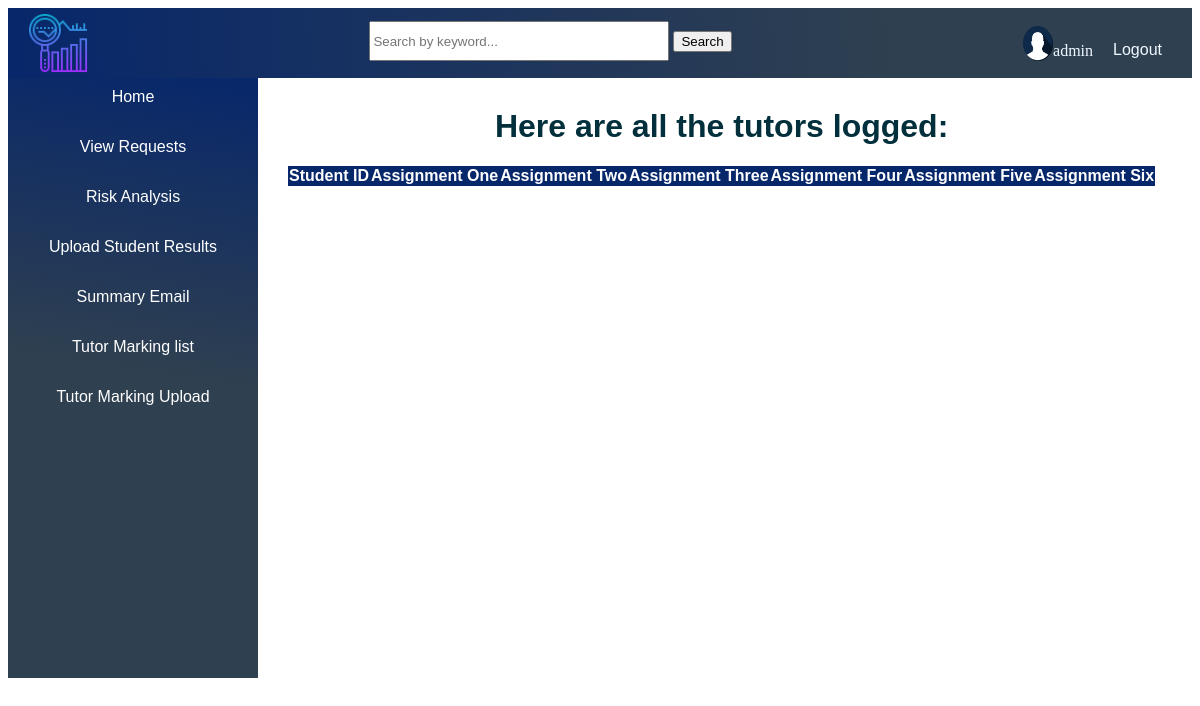
/smart/Tutor_Marking (signed in), run on an earlier commit of the app's database.
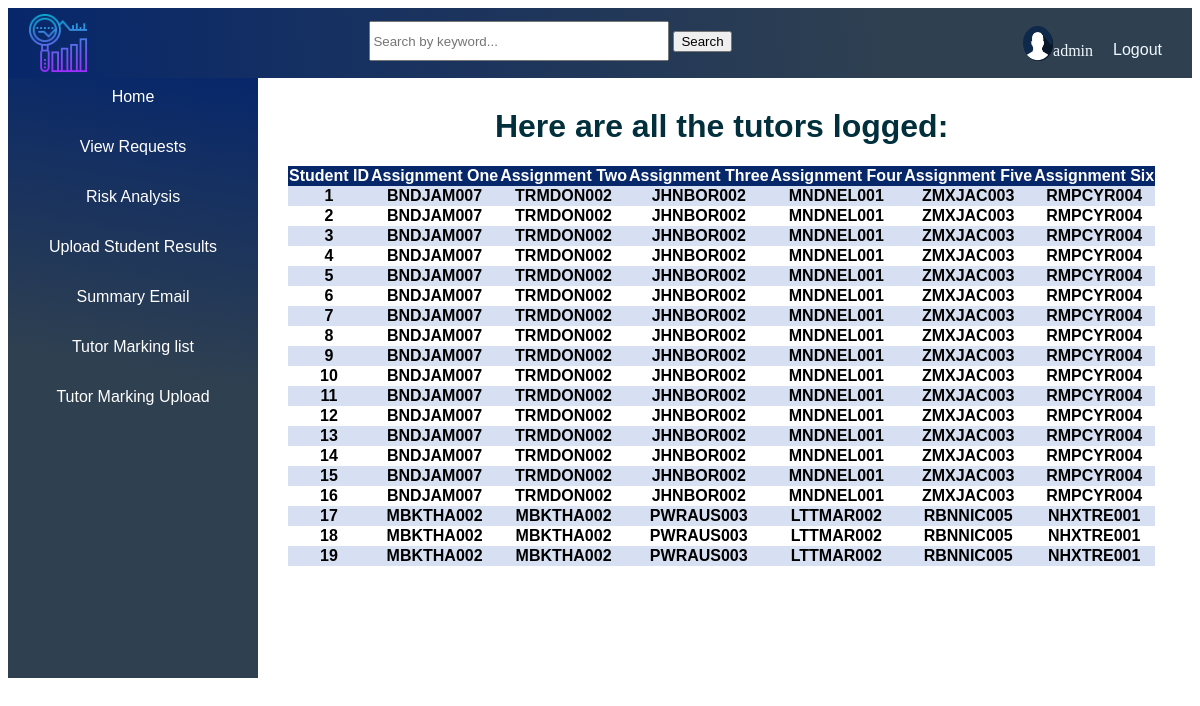
And on a later commit of the database.
### Tutor_Marking/models.py (models this page shows)
class Tutor_Marking(models.Model): #name of the table
    student= models.CharField(max_length = 3, primary_key=True, default='no value')
    A1_Marker = models.CharField(max_length=15, blank= True, null = True)
    A2_Marker = models.CharField(max_length=15, blank= True, null = True)
    A3_Marker = models.CharField(max_length=15, blank= True, null = True)
    A4_Marker = models.CharField(max_length=15, blank= True, null = True)
    A5_Marker = models.CharField(max_length=15, blank= True, null = True)
    A6_Marker = models.CharField(max_length=15, blank= True, null = True)

### Tutor_Marking/views.py (the view)
# urls.py: path('Tutor_Marking',views.ListTutorMarking.as_view(), name="Tutor_List"),
class ListTutorMarking(ListView):
    model = Tutor_Marking
    context_object_name ="tutors"
    template_name = 'Tutor_Marking/tutor_marking_list'
    def get_queryset(self):
        return Tutor_Marking.objects.all()

### Tutor_Marking/templates/Tutor_Marking/tutor_marking_list.html (shortened to what this page needs)
{% extends 'base.html'%}
{% load static %}
{% block content %}
<div class="main-list">
    <h1>
        Here are all the tutors logged:
    </h1>
    <div >
        <div>
            <table  style="overflow-y:scroll;
            height:400px;
            display:block;
            border-collapse: collapse;
            width: 100%;
            text-align: center;">
                <tr style="position: sticky;
                position: -webkit-sticky;
                top: 0px;
                z-index: 2;
                background-color: rgba(7,39,107,1);
                color: white;
                font-family: sans-serif;
                font-size: medium;">
                    <th>Student ID</th>
                    <th>Assignment One</th>
                    <th>Assignment Two</th>
                    <th>Assignment Three</th>
                    <th>Assignment Four</th>
                    <th>Assignment Five</th>
                    <th>Assignment Six</th>
                </tr>
                {% for tutor in tutors %}
                <tr>
                    <th>{{tutor.student}}</th>
                    <th>{{tutor.A1_Marker}}</th>
                    <th>{{tutor.A2_Marker}}</th>
                    <th>{{tutor.A3_Marker}}</th>
                    <th>{{tutor.A4_Marker}}</th>
                    <th>{{tutor.A5_Marker}}</th>
                    <th>{{tutor.A6_Marker}}</th>
                </tr>
                {% endfor %}
            </table>
        </div>
    </div>
</div>
{% endblock %}

### static/templates/base.html (shortened to what this page needs)
{% load static %}
<html>
    <head>
        <link rel="stylesheet" type="text/css" href ="{% static 'styles/style.css' %}"/>
    </head>
    <body>
        <nav style="background-image: linear-gradient(266deg, rgba(47,64,80,1) 0%, rgba(47,64,80,1) 25%, rgba(7,39,107,1) 100%);">
            <div class="logo">
                <img src="{% static "styles/icon2.png" %}" width="60" >
            </div>
            {% if user.is_authenticated %}
            <form action="{% url 'search' %}" style="margin-top: 12px;">
                <input type="text" placeholder="Search by keyword..." name="search" style="height: 40px ;
                width: 300px">
                <button type="submit">Search</i></button>
            </form>
            <div class="profile_Login">
                <div class="profile_div">
                    <img src="{% static "styles/profile.png" %}"  class="profile" width="30">
                    <p>{{user}}</p>
                </div>
                <li class="logout">
                    <a href = "{% url 'logout' %}">Logout</a>
                </li>
                {% else %}
                <li class="login">
                    <a href = "{% url 'login' %}">Login</a>
                </li>
                {% endif %}
            </div>
        </nav>
        {% if user.is_authenticated %}
        <div class="wrapper">
            <div class="sidebar" style="background-image: linear-gradient(9deg, rgba(47,64,80,1) 0%, rgba(47,64,80,1) 51%, rgba(7,39,107,1) 100%);">
                <aside>
                    {% if user.is_superuser %}
                    <div>
                        <a href="{% url 'home' %}">Home</a>
                    </div>
                    <div>
                        <a href="{% url 'incidents.list' %}">View Requests</a>
                    </div>
                    <div>
                        <a href=" {% url 'results' %}">Risk Analysis</a>
                    </div>
                    <div>
                        <a href=" {% url 'upload' %} ">Upload Student Results</a>
                    </div>
                    <div>
                        <a href="{% url 'summary.list' %}">Summary Email</a>
                    </div>
                    <div>
                        <a href="{%url 'Tutor_List' %}">Tutor Marking list</a>
                    </div>
                    <div>
                        <a href="{%url 'uploads' %}">Tutor Marking Upload</a>
                    </div>
                    {% endif %}
                </aside>
            </div>
            {% endif %}
            <div class="content">
                <main >
                    <div>
                        {% block content%}
                        {% endblock %}
                    </div>
                </main>
            </div>
        </div>
    </body>
</html>

### static/styles/style.css (style rules this page uses)
.wrapper { display: inline-flex; }
.sidebar { width: 250px; height: 600px; }
.sidebar div { width: 230px; height: 30px; padding: 10px; text-align: center; }
.sidebar div a { color: white; text-decoration: none; font-family: 'Franklin Gothic Medium', 'Arial Narrow', Arial, sans-serif; }
nav { display: flex; align-items: center; justify-content: space-between; padding: 20px; color: aliceblue; background-color: #293846; height: 30px; }
nav a { text-decoration: none; color: aliceblue; font-family: 'Franklin Gothic Medium', 'Arial Narrow', Arial, sans-serif; }
nav li { list-style: none; }
.main-list { margin: 30px; font-family: 'Franklin Gothic Medium', 'Arial Narrow', Arial, sans-serif; }
.main-list h1 { text-align: center; color: #022f3c; }

### static/templates/base.html (style rules this page uses)
.profile_Login { display: flex; justify-content: space-between; }
.profile_div { display: flex; justify-content: space-around; height: 35px; padding: 10px; }
.logout { margin-top: 15px; padding: 10px }

### Tutor_Marking/templates/Tutor_Marking/tutor_marking_list.html (style rules this page uses)
tr:nth-child(even) { background-color: rgb(215, 224, 243); }
tr { font-family: sans-serif; }

What changed in the data, as far as the page shows it:
added Tutor_Marking: student "1", A1_Marker "BNDJAM007", A2_Marker "TRMDON002", A3_Marker "JHNBOR002", A4_Marker "MNDNEL001", A5_Marker "ZMXJAC003", A6_Marker "RMPCYR004"
added Tutor_Marking: student "2", A1_Marker "BNDJAM007", A2_Marker "TRMDON002", A3_Marker "JHNBOR002", A4_Marker "MNDNEL001", A5_Marker "ZMXJAC003", A6_Marker "RMPCYR004"
added Tutor_Marking: student "3", A1_Marker "BNDJAM007", A2_Marker "TRMDON002", A3_Marker "JHNBOR002", A4_Marker "MNDNEL001", A5_Marker "ZMXJAC003", A6_Marker "RMPCYR004"
added Tutor_Marking: student "4", A1_Marker "BNDJAM007", A2_Marker "TRMDON002", A3_Marker "JHNBOR002", A4_Marker "MNDNEL001", A5_Marker "ZMXJAC003", A6_Marker "RMPCYR004"
added Tutor_Marking: student "5", A1_Marker "BNDJAM007", A2_Marker "TRMDON002", A3_Marker "JHNBOR002", A4_Marker "MNDNEL001", A5_Marker "ZMXJAC003", A6_Marker "RMPCYR004"
added Tutor_Marking: student "6", A1_Marker "BNDJAM007", A2_Marker "TRMDON002", A3_Marker "JHNBOR002", A4_Marker "MNDNEL001", A5_Marker "ZMXJAC003", A6_Marker "RMPCYR004"
added Tutor_Marking: student "7", A1_Marker "BNDJAM007", A2_Marker "TRMDON002", A3_Marker "JHNBOR002", A4_Marker "MNDNEL001", A5_Marker "ZMXJAC003", A6_Marker "RMPCYR004"
added Tutor_Marking: student "8", A1_Marker "BNDJAM007", A2_Marker "TRMDON002", A3_Marker "JHNBOR002", A4_Marker "MNDNEL001", A5_Marker "ZMXJAC003", A6_Marker "RMPCYR004"
added Tutor_Marking: student "9", A1_Marker "BNDJAM007", A2_Marker "TRMDON002", A3_Marker "JHNBOR002", A4_Marker "MNDNEL001", A5_Marker "ZMXJAC003", A6_Marker "RMPCYR004"
added Tutor_Marking: student "10", A1_Marker "BNDJAM007", A2_Marker "TRMDON002", A3_Marker "JHNBOR002", A4_Marker "MNDNEL001", A5_Marker "ZMXJAC003", A6_Marker "RMPCYR004"
added Tutor_Marking: student "11", A1_Marker "BNDJAM007", A2_Marker "TRMDON002", A3_Marker "JHNBOR002", A4_Marker "MNDNEL001", A5_Marker "ZMXJAC003", A6_Marker "RMPCYR004"
added Tutor_Marking: student "12", A1_Marker "BNDJAM007", A2_Marker "TRMDON002", A3_Marker "JHNBOR002", A4_Marker "MNDNEL001", A5_Marker "ZMXJAC003", A6_Marker "RMPCYR004"
added Tutor_Marking: student "13", A1_Marker "BNDJAM007", A2_Marker "TRMDON002", A3_Marker "JHNBOR002", A4_Marker "MNDNEL001", A5_Marker "ZMXJAC003", A6_Marker "RMPCYR004"
added Tutor_Marking: student "14", A1_Marker "BNDJAM007", A2_Marker "TRMDON002", A3_Marker "JHNBOR002", A4_Marker "MNDNEL001", A5_Marker "ZMXJAC003", A6_Marker "RMPCYR004"
added Tutor_Marking: student "15", A1_Marker "BNDJAM007", A2_Marker "TRMDON002", A3_Marker "JHNBOR002", A4_Marker "MNDNEL001", A5_Marker "ZMXJAC003", A6_Marker "RMPCYR004"
added Tutor_Marking: student "16", A1_Marker "BNDJAM007", A2_Marker "TRMDON002", A3_Marker "JHNBOR002", A4_Marker "MNDNEL001", A5_Marker "ZMXJAC003", A6_Marker "RMPCYR004"
added Tutor_Marking: student "17", A1_Marker "MBKTHA002", A2_Marker "MBKTHA002", A3_Marker "PWRAUS003", A4_Marker "LTTMAR002", A5_Marker "RBNNIC005", A6_Marker "NHXTRE001"
added Tutor_Marking: student "18", A1_Marker "MBKTHA002", A2_Marker "MBKTHA002", A3_Marker "PWRAUS003", A4_Marker "LTTMAR002", A5_Marker "RBNNIC005", A6_Marker "NHXTRE001"
added Tutor_Marking: student "19", A1_Marker "MBKTHA002", A2_Marker "MBKTHA002", A3_Marker "PWRAUS003", A4_Marker "LTTMAR002", A5_Marker "RBNNIC005", A6_Marker "NHXTRE001"
